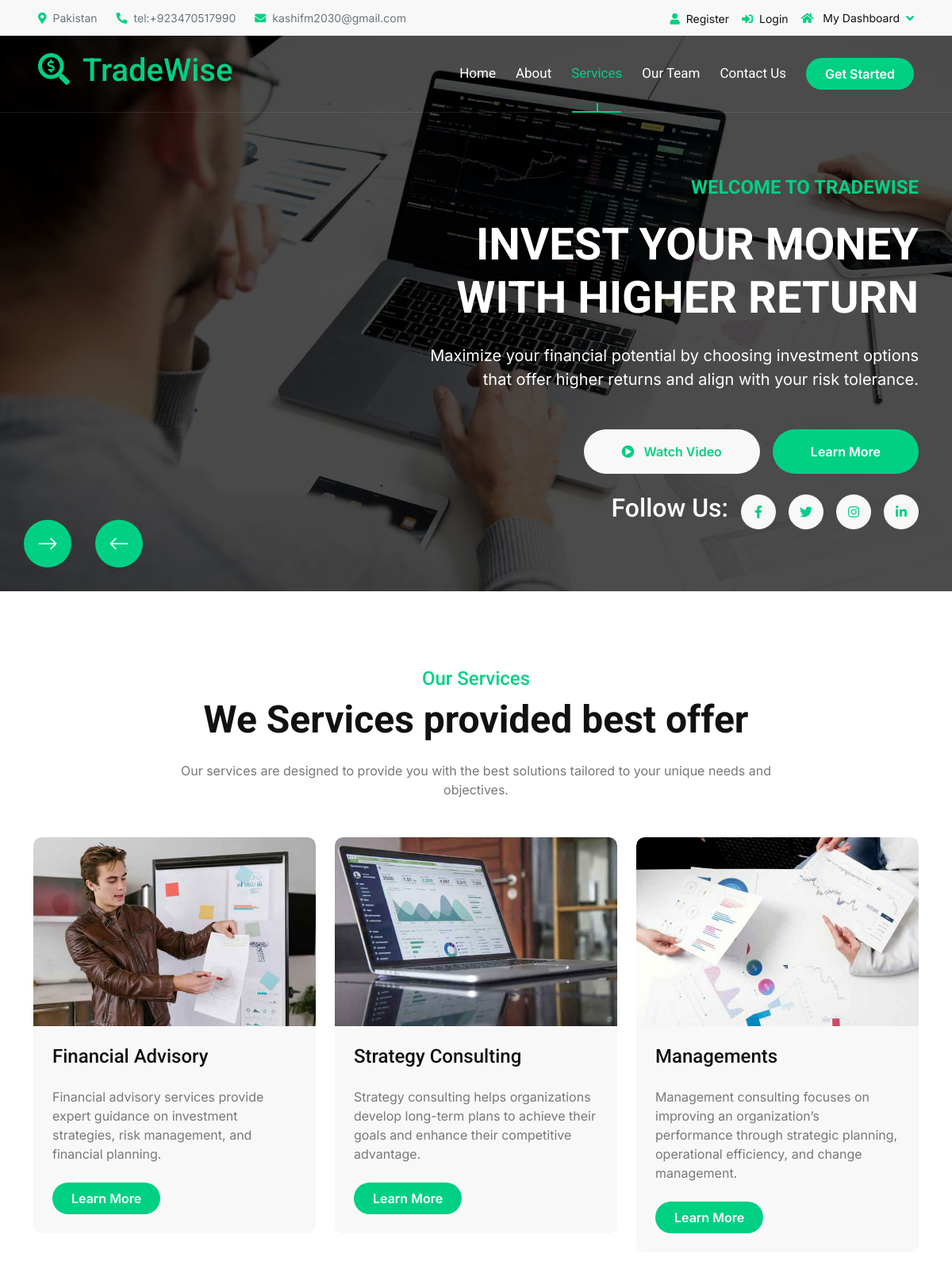
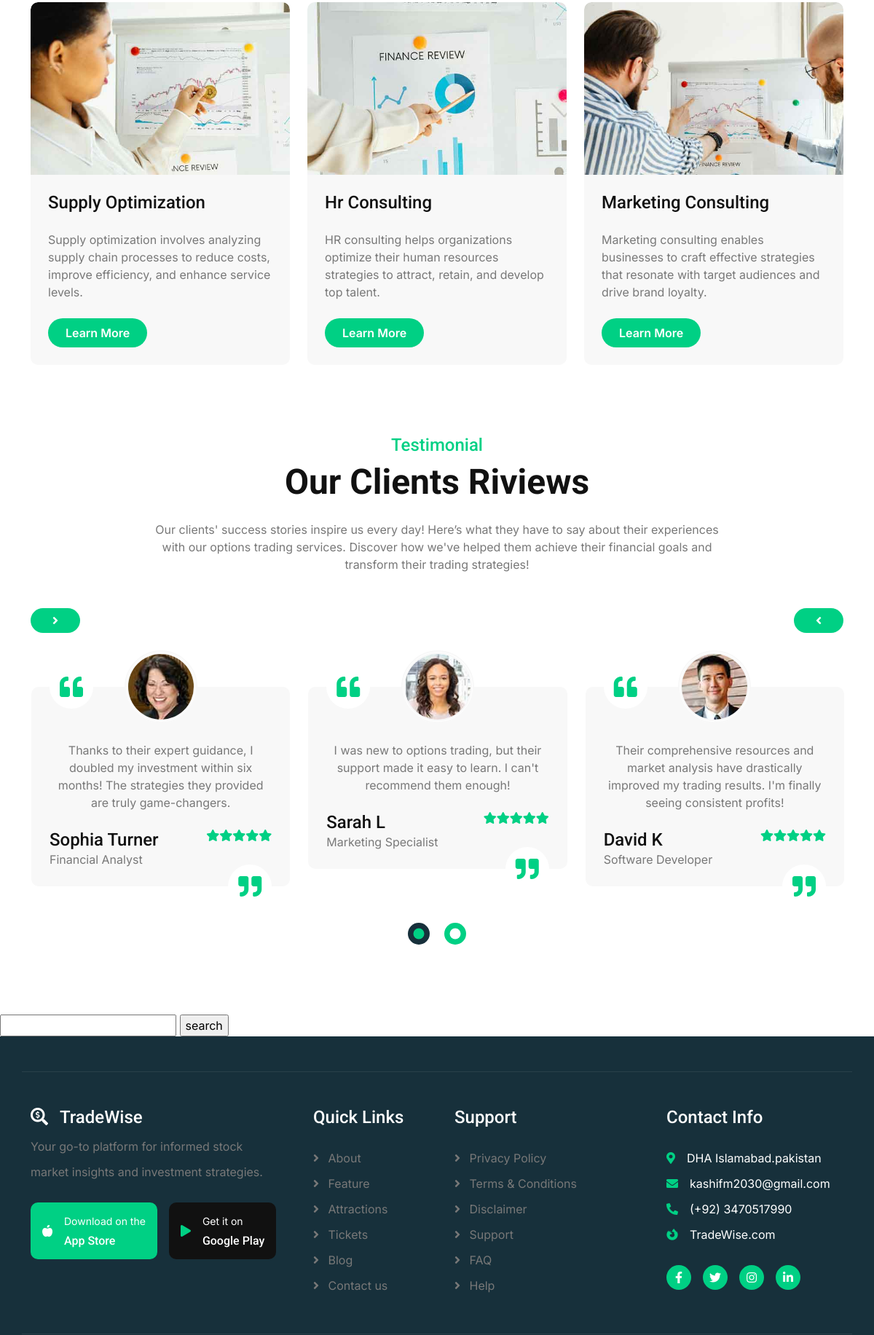
The app's page /service/ (upper part) with its own data (2 pictures, top to bottom).
### service/models.py (models this page shows, shortened)
class Service(models.Model):
    service_icon = models.ImageField(upload_to='service_icons/')
    service_title = models.CharField(max_length=50)
    service_des = models.TextField()

### project/views.py (the view)
# urls.py: path('service/', views.service),
def service(request):
        servicesData=Service.objects.all()
        if request.method=="GET":
            st=request.GET.get('servicename')
            if st!=None:
                servicesData=Service.objects.filter(service_title__icontains=st)
        data = {
            'servicesData': servicesData
    }
        return render(request,'service.html',data)

### templates/service.html (shortened to what this page needs)
{% extends "base.html" %}
{% block content %}
        <div class="container-fluid service py-5">
            <div class="container py-5">
                <div class="text-center mx-auto pb-5 wow fadeInUp" data-wow-delay="0.2s" style="max-width: 800px;">
                    <h4 class="text-primary">Our Services</h4>
                    <h1 class="display-5 mb-4">We Services provided best offer</h1>
                    <p class="mb-0">Our services are designed to provide you with the best solutions tailored to your unique needs and objectives.
                    </p>
                </div>
                <div class="row g-4">
                    {% for n in servicesData %}
                    <div class="col-md-6 col-lg-4 wow fadeInUp" data-wow-delay="0.2s">
                        <div class="service-item">
                            <div class="service-img">
                                <img src= "{{n.service_icon.url}}" class="img-fluid rounded-top w-100" alt="Image">
                            </div>
                            <div class="rounded-bottom p-4">
                                <a href="#" class="h4 d-inline-block mb-4">{{n.service_title}}</a>
                                <p class="mb-4">{{n.service_des}}</p>
                                <a class="btn btn-primary rounded-pill py-2 px-4" href="#">Learn More</a>
                            </div>
                        </div>
                    </div>
                    {% endfor%}
                </div>
            </div>
        </div>
        <div class="container-fluid testimonial pb-5">
            <div class="container pb-5">
                <div class="text-center mx-auto pb-5 wow fadeInUp" data-wow-delay="0.2s" style="max-width: 800px;">
                    <h4 class="text-primary">Testimonial</h4>
                    <h1 class="display-5 mb-4">Our Clients Riviews</h1>
                    <p class="mb-0">Our clients' success stories inspire us every day! Here’s what they have to say about their experiences with our options trading services. Discover how we've helped them achieve their financial goals and transform their trading strategies!
                    </p>
                </div>
                <div class="owl-carousel testimonial-carousel wow fadeInUp" data-wow-delay="0.2s">
                    <div class="testimonial-item">
                        <div class="testimonial-quote-left">
                            <i class="fas fa-quote-left fa-2x"></i>
                        </div>
                        <div class="testimonial-img">
                            <img src="/static/img/testimonial-1.jpg" class="img-fluid" alt="Image">
                        </div>
                        <div class="testimonial-text">
                            <p class="mb-0">Thanks to their expert guidance, I doubled my investment within six months! The strategies they provided are truly game-changers.
                            </p>
                        </div>
                        <div class="testimonial-title">
                            <div>
                                <h4 class="mb-0">Sophia Turner</h4>
                                <p class="mb-0">Financial Analyst</p>
                            </div>
                            <div class="d-flex text-primary">
                                <i class="fas fa-star"></i>
                                <i class="fas fa-star"></i>
                                <i class="fas fa-star"></i>
                                <i class="fas fa-star"></i>
                                <i class="fas fa-star"></i>
                            </div>
                        </div>
                        <div class="testimonial-quote-right">
                            <i class="fas fa-quote-right fa-2x"></i>
                        </div>
                    </div>
                    <div class="testimonial-item">
                        <div class="testimonial-quote-left">
                            <i class="fas fa-quote-left fa-2x"></i>
                        </div>
                        <div class="testimonial-img">
                            <img src="/static/img/testimonial-2.jpg" class="img-fluid" alt="Image">
                        </div>
                        <div class="testimonial-text">
                            <p class="mb-0">I was new to options trading, but their support made it easy to learn. I can't recommend them enough!
                            </p>
                        </div>
                        <div class="testimonial-title">
                            <div>
                                <h4 class="mb-0">Sarah L</h4>
                                <p class="mb-0">Marketing Specialist</p>
                            </div>
                            <div class="d-flex text-primary">
                                <i class="fas fa-star"></i>
                                <i class="fas fa-star"></i>
                                <i class="fas fa-star"></i>
                                <i class="fas fa-star"></i>
                                <i class="fas fa-star"></i>
                            </div>
                        </div>
                        <div class="testimonial-quote-right">
                            <i class="fas fa-quote-right fa-2x"></i>
                        </div>
                    </div>
                    <div class="testimonial-item">
                        <div class="testimonial-quote-left">
                            <i class="fas fa-quote-left fa-2x"></i>
                        </div>
                        <div class="testimonial-img">
                            <img src="/static/img/testimonial-3.jpg" class="img-fluid" alt="Image">
                        </div>
                        <div class="testimonial-text">
                            <p class="mb-0">Their comprehensive resources and market analysis have drastically improved my trading results. I'm finally seeing consistent profits!
                        </div>
                        <div class="testimonial-title">
                            <div>
                                <h4 class="mb-0">David K</h4>
                                <p class="mb-0">Software Developer</p>
                            </div>
                            <div class="d-flex text-primary">
                                <i class="fas fa-star"></i>
                                <i class="fas fa-star"></i>
                                <i class="fas fa-star"></i>
                                <i class="fas fa-star"></i>
                                <i class="fas fa-star"></i>
                            </div>
                        </div>
                        <div class="testimonial-quote-right">
                            <i class="fas fa-quote-right fa-2x"></i>
                        </div>
                    </div>
                </div>
            </div>
        </div>
        <form method="get">
            <input type="text" name="servicename" value="" />
            <input type="submit" value="search"/>
        </form>
{%endblock%}

### records on screen
Service: service_icon (picture), service_title "Financial Advisory", service_des "Financial advisory services provide expert guidance on investment strategies, risk management, and financial planning."
Service: service_icon (picture), service_title "Strategy Consulting", service_des "Strategy consulting helps organizations develop long-term plans to achieve their goals and enhance their competitive advantage."
Service: service_icon (picture), service_title "Managements", service_des "Management consulting focuses on improving an organization’s performance through strategic planning, operational efficiency, and change management."
Service: service_icon (picture), service_title "Supply Optimization", service_des "Supply optimization involves analyzing supply chain processes to reduce costs, improve efficiency, and enhance service levels."
Service: service_icon (picture), service_title "Hr Consulting", service_des "HR consulting helps organizations optimize their human resources strategies to attract, retain, and develop top talent."
Service: service_icon (picture), service_title "Marketing Consulting", service_des "Marketing consulting enables businesses to craft effective strategies that resonate with target audiences and drive brand loyalty."
